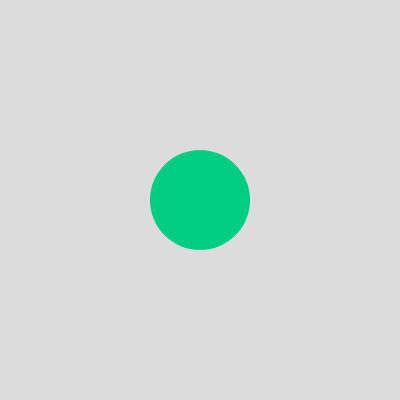
Frame 1 (no input)
Frame 60 (no input): identical to frame 1, image omitted
Frame 120 (the mouse pressed at the canvas centre since frame 60): identical to frame 1, image omitted

The p5.js sketch that drew this single still picture (run headless with seeded random() and noise() and a simulated clock; from frame 60 on, the mouse is pressed at the canvas centre):

// p5.js sketch
// ── sketch.js
let x = 200;
let y = 200;

function setup() {
  createCanvas(400, 400);
}

function draw() {
  background(220);
  noStroke();
  fill(0, 205, 129);
  circle(x, y, 100);
}
